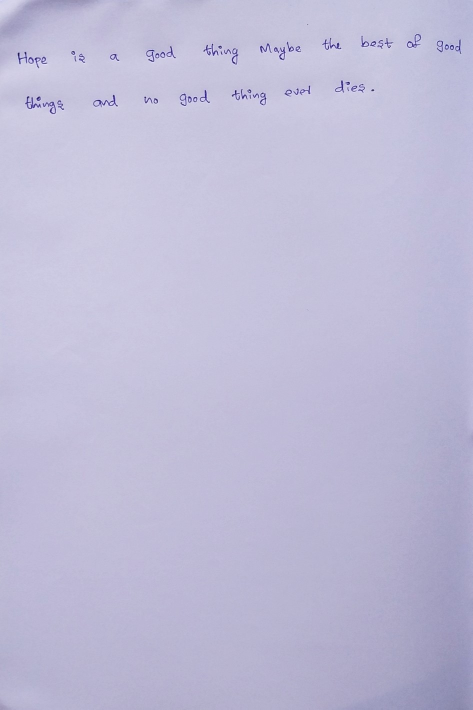
#> input picture ath.jpeg, 945 x 1419 px (shown at 1/2 size)
$ python -i words.py   (imports and definitions only)   (older library calls are emulated)
#> lines starting #> are read from the running program, lines starting #| are printed output that depends on the picture; after the words box and inside, x2 and y2 are one past the last pixel; in counts of white or black regions, pixels touching at a corner belong together
# -*- coding: utf-8 -*-
"""
Detect words on the page
return array of words' bounding boxes
"""
import numpy as np
import matplotlib.pyplot as plt
import cv2

from .helpers import *


def detection(image, join=False):
    """Detecting the words bounding boxes.
    Return: numpy array of bounding boxes [x, y, x+w, y+h]
    """
    # Preprocess image for word detection
    blurred = cv2.GaussianBlur(image, (5, 5), 18)
    edge_img = _edge_detect(blurred)
    ret, edge_img = cv2.threshold(edge_img, 50, 255, cv2.THRESH_BINARY)
    bw_img = cv2.morphologyEx(edge_img, cv2.MORPH_CLOSE,
                              np.ones((15,15), np.uint8))

    return _text_detect(bw_img, image, join)


# [21 lines left out: function sort_words, not called in this run]


def _edge_detect(im):
    """
    Edge detection using sobel operator on each layer individually.
    Sobel operator is applied for each image layer (RGB)
    """
    return np.max(np.array([_sobel_detect(im[:,:, 0]),
                            _sobel_detect(im[:,:, 1]),
                            _sobel_detect(im[:,:, 2])]), axis=0)


def _sobel_detect(channel):
    """Sobel operator."""
    sobelX = cv2.Sobel(channel, cv2.CV_16S, 1, 0)
    sobelY = cv2.Sobel(channel, cv2.CV_16S, 0, 1)
    sobel = np.hypot(sobelX, sobelY)
    sobel[sobel > 255] = 255
    return np.uint8(sobel)


# [40 lines left out: functions union, _intersect, _group_rectangles, not called in this run]


def _text_detect(img, image, join=False):
    """Text detection using contours."""
    small = resize(img, 2000)

    # Finding contours
    mask = np.zeros(small.shape, np.uint8)
    cnt, hierarchy = cv2.findContours(np.copy(small),cv2.RETR_CCOMP,cv2.CHAIN_APPROX_SIMPLE)

    index = 0
    boxes = []
    # Go through all contours in top level
    while (index >= 0):
        x,y,w,h = cv2.boundingRect(cnt[index])
        cv2.drawContours(mask, cnt, index, (255, 255, 255), cv2.FILLED)
        maskROI = mask[y:y+h, x:x+w]
        # Ratio of white pixels to area of bounding rectangle
        r = cv2.countNonZero(maskROI) / (w * h)

        # Limits for text
        if (r > 0.1
            and 1600 > w > 10
            and 1600 > h > 10
            and h/w < 3
            and w/h < 10
            and (60 // h) * w < 1000):
            boxes += [[x, y, w, h]]

        index = hierarchy[0][index][0]

    if join:
        # Need more work
        boxes = _group_rectangles(boxes)

    # image for drawing bounding boxes
    small = cv2.cvtColor(small, cv2.COLOR_GRAY2RGB)
    bounding_boxes = np.array([0,0,0,0])
    for (x, y, w, h) in boxes:
        cv2.rectangle(small, (x, y),(x+w,y+h), (0, 255, 0), 2)
        bounding_boxes = np.vstack((bounding_boxes,
                                    np.array([x, y, x+w, y+h])))

    implt(small, t='Bounding rectangles')

    boxes = bounding_boxes.dot(ratio(image, small.shape[0])).astype(np.int64)
    return boxes[1:]


# [64 lines left out: function textDetectWatershed, not called in this run]

>>> import cv2
>>> picture = cv2.imread('../ath.jpeg')
#> picture is the input picture: shape (1419, 945, 3); mean B, G, R 214.9, 187.5, 190.6
>>> result = detection(picture)
#> in _sobel_detect, `sobelX = cv2.Sobel(channel, cv2.CV_16S, 1, 0)`:
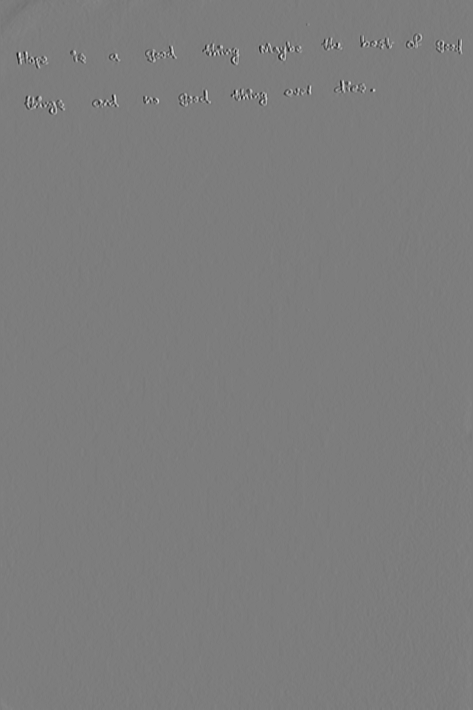
#> sobelX: shape (1419, 945) int16 (shown at 1/2 size); min -213, max 221, mean -0.1; drawn with min black and max white
#> in _sobel_detect, `sobelX = cv2.Sobel(channel, cv2.CV_16S, 1, 0)`:
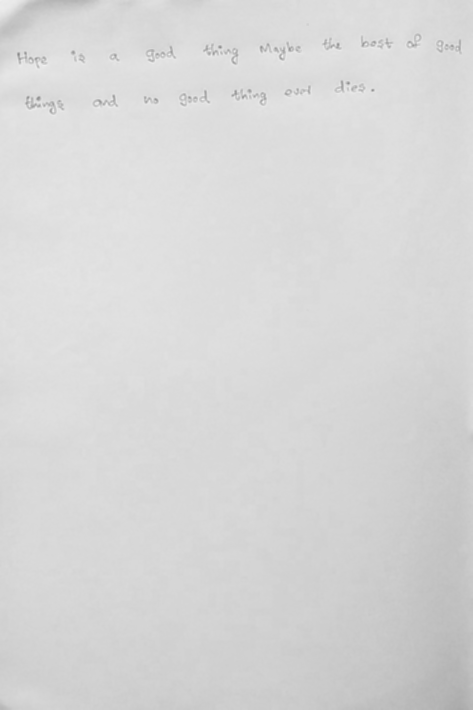
#> channel: shape (1419, 945) (shown at 1/2 size); min 124, max 245, mean 214.9
#> in _sobel_detect, `sobel = np.hypot(sobelX, sobelY)`:
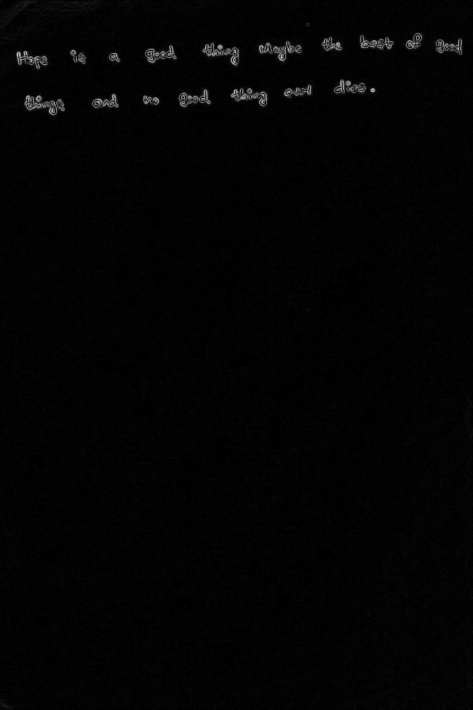
#> sobel: shape (1419, 945) float32 (shown at 1/2 size); min 0, max 230.5, mean 3.5
#> in _sobel_detect (call 2), `sobelX = cv2.Sobel(channel, cv2.CV_16S, 1, 0)`:
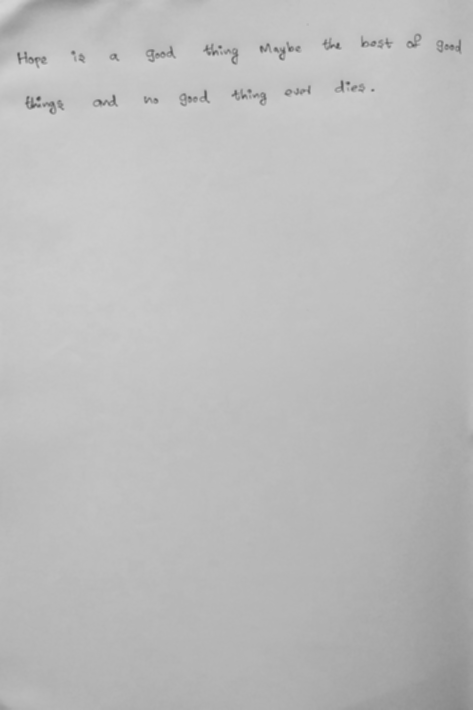
#> channel: shape (1419, 945) (shown at 1/2 size); min 74, max 214, mean 187.5
#> in _sobel_detect (call 2), `sobel[sobel > 255] = 255`: sobel: shape (1419, 945) float32; min 0, max 255, mean 3.8
#> in detection, `ret, edge_img = cv2.threshold(edge_img, 50, 255, cv2.THRESH_BINARY)`:
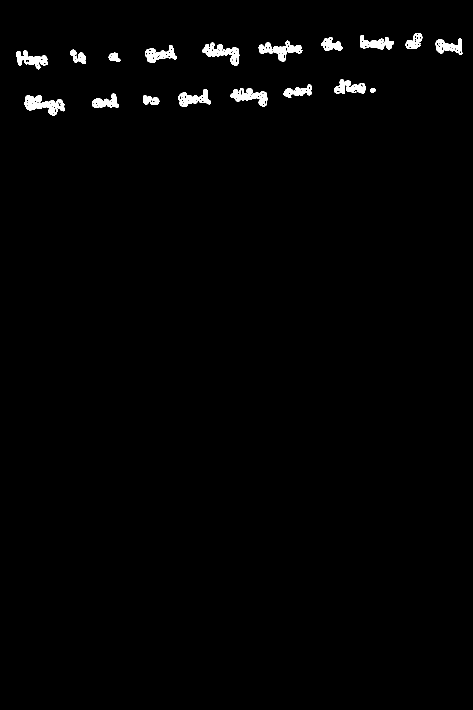
#> edge_img: shape (1419, 945) (shown at 1/2 size); 1.2% white; 22 white regions, largest, box (x1, y1, x2, y2) and area: (48, 190, 130, 231) 1452, (405, 85, 479, 131) 1259, (461, 176, 535, 213) 1258
#> in detection, `bw_img = cv2.morphologyEx(edge_img, cv2.MORPH_CLOSE, np.ones((15,15), ..`:
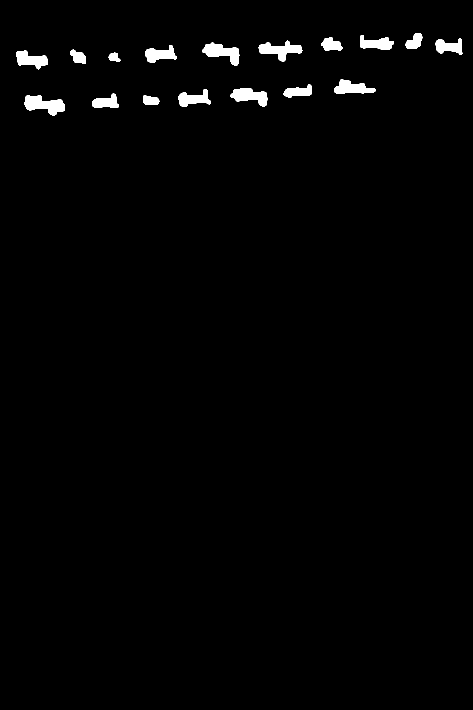
#> bw_img: shape (1419, 945) (shown at 1/2 size); 1.4% white; 17 white regions, largest, box (x1, y1, x2, y2) and area: (48, 190, 130, 231) 1930, (517, 81, 605, 123) 1746, (405, 85, 479, 131) 1706
#> (the run stopped early here; a loop or call above may not have finished)
